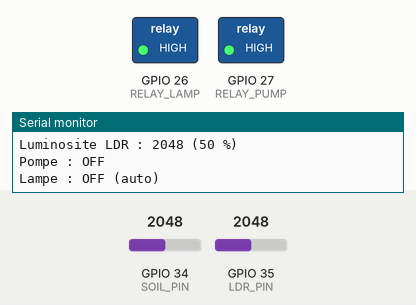
Recording of a sketch running on a simulated ESP32. Shown: switched loads named in the sketch (green lamp = pin HIGH), the last lines printed to the serial monitor. The inputs (shaded band) are chosen by the test bench; at power-on: GPIO 34 (SOIL_PIN) = 2048, GPIO 35 (LDR_PIN) = 2048 (analog values on the 0–4095 scale). WiFi joins after 1.5 s; servers stay silent unless stated; no MQTT or app messages arrive unless stated.

Above: at 2.7 s.
2.8 s: GPIO 34 (SOIL_PIN) set to 2326
6.5 s: GPIO 34 (SOIL_PIN) set to 2436
At 8.4 s:
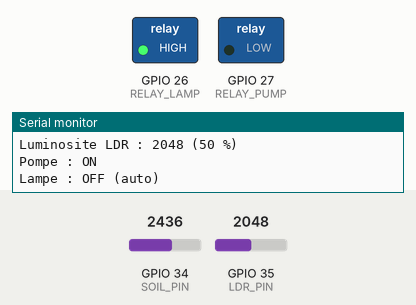
9.5 s: GPIO 35 (LDR_PIN) set to 853
15.5 s: GPIO 35 (LDR_PIN) set to 751
At 16.9 s:
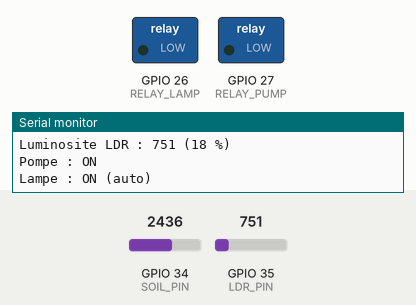
17.5 s: GPIO 34 (SOIL_PIN) set to 2252
21.5 s: GPIO 34 (SOIL_PIN) set to 2162
At 22.7 s:
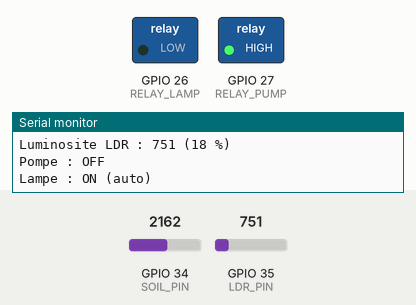
Timing chart, 0 to 24.5 s (numbered marks = the images above; inputs shaded):
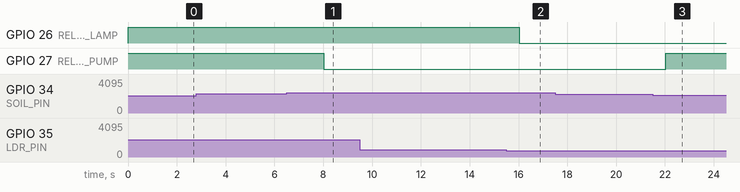

The sketch:

IRRIGQTION.ino
```cpp
#include <WiFi.h>
#include <PubSubClient.h>

// =================================
// 1. CONNEXION WIFI
// =================================

const char* WIFI_SSID = "Galaxy A06 0504";
const char* WIFI_PASSWORD = "cycy12@&";

// =================================
// 2. CONFIGURATION THINGSBOARD
// =================================

const char* TB_SERVER = "thingsboard.cloud";
const int TB_PORT = 1883;
const char* TB_TOKEN = "r5ricPBwL418vyO6rkUk";

// =================================
// 3. BROCHES ESP32
// =================================

#define SOIL_PIN 34
#define LDR_PIN 35

#define RELAY_PUMP 27
#define RELAY_LAMP 26

// =================================
// 4. INITIALISATION
// =================================

WiFiClient espClient;
PubSubClient client(espClient);

// Relais actifs a LOW
#define RELAY_ON LOW
#define RELAY_OFF HIGH

// Calibration humidite du sol (a regler avec tes mesures)
const int SOIL_DRY = 3000;
const int SOIL_WET = 1200;

// Seuils sol (hysteresis)
const int SOIL_START = 35;   // pompe ON si en dessous
const int SOIL_STOP = 45;    // pompe OFF si au dessus

// LDR : 3.3V --- LDR ---+--- GPIO35
//                       |
//                     10 kOhm
//                       |
//                      GND
// Plus il y a de lumiere, plus la valeur est GRANDE (0 a 4095).
// A CALIBRER avec tes mesures.
const int LIGHT_DARK = 800;    // lampe ON si la valeur passe sous ce seuil
const int LIGHT_BRIGHT = 1200; // lampe OFF si la valeur depasse ce seuil

// Etats
bool pumpState = false;
bool lampState = false;
bool lampAuto = true;   // true = lampe commandee par la LDR, false = manuel

// Temporisations
unsigned long lastSensorRead = 0;
unsigned long lastSend = 0;
unsigned long lastMqttAttempt = 0;

const unsigned long SENSOR_INTERVAL = 2000;
const unsigned long SEND_INTERVAL = 5000;
const unsigned long MQTT_RETRY_INTERVAL = 5000;

// Valeurs des capteurs
int soilPercent = 0;
int lightValue = 0;     // valeur brute 0-4095
int lightPercent = 0;   // 0 = noir, 100 = tres lumineux

void sendToThingsBoard();

// =================================
// 5. CONNEXION WIFI
// =================================

void connectWiFi() {

  Serial.print("Connexion au WiFi");

  WiFi.begin(WIFI_SSID, WIFI_PASSWORD);

  while (WiFi.status() != WL_CONNECTED) {
    delay(500);
    Serial.print(".");
  }

  Serial.println("\nWiFi connecte !");
  Serial.print("Adresse IP : ");
  Serial.println(WiFi.localIP());
}

// =================================
// 6a. COMMANDES A DISTANCE (RPC ThingsBoard)
// =================================

void mqttCallback(char* topic, byte* payload, unsigned int length) {

  char msg[200];
  unsigned int n = length < sizeof(msg) - 1 ? length : sizeof(msg) - 1;
  memcpy(msg, payload, n);
  msg[n] = '\0';

  Serial.print("RPC recu : ");
  Serial.println(msg);

  // Identifiant de la requete = fin du topic
  const char* requestId = strrchr(topic, '/');
  if (requestId == NULL) {
    return;
  }
  requestId++;

  char responseTopic[100];
  snprintf(responseTopic, sizeof(responseTopic),
           "v1/devices/me/rpc/response/%s", requestId);

  bool paramTrue = (strstr(msg, "\"params\":true") != NULL) ||
                   (strstr(msg, "\"params\": true") != NULL) ||
                   (strstr(msg, "\"params\":\"true\"") != NULL) ||
                   (strstr(msg, "\"params\":1") != NULL);

  if (strstr(msg, "setLampAuto") != NULL) {

    // Retour au mode automatique (LDR) ou passage en manuel
    lampAuto = paramTrue;
    client.publish(responseTopic, lampAuto ? "true" : "false");

  } else if (strstr(msg, "setLamp") != NULL) {

    // Commande manuelle de la lampe
    lampAuto = false;
    lampState = paramTrue;
    digitalWrite(RELAY_LAMP, lampState ? RELAY_ON : RELAY_OFF);
    client.publish(responseTopic, lampState ? "true" : "false");

  } else if (strstr(msg, "getLampAuto") != NULL) {

    client.publish(responseTopic, lampAuto ? "true" : "false");

  } else if (strstr(msg, "getLamp") != NULL) {

    client.publish(responseTopic, lampState ? "true" : "false");
  }

  // Envoi immediat de l'etat mis a jour
  sendToThingsBoard();
}

// =================================
// 6b. CONNEXION THINGSBOARD (non bloquante)
// =================================

void tryReconnectMQTT() {

  unsigned long now = millis();

  if (now - lastMqttAttempt < MQTT_RETRY_INTERVAL) {
    return;
  }

  lastMqttAttempt = now;

  Serial.print("Connexion ThingsBoard...");

  if (client.connect("ESP32_Jardin", TB_TOKEN, "")) {
    Serial.println("Connecte !");
    client.subscribe("v1/devices/me/rpc/request/+");
  } else {
    Serial.print("Echec MQTT, code : ");
    Serial.println(client.state());
  }
}

// =================================
// 7. LECTURE DES CAPTEURS
// =================================

void readSensors() {

  // Humidite du sol
  int soilValue = analogRead(SOIL_PIN);

  soilPercent = map(soilValue, SOIL_DRY, SOIL_WET, 0, 100);
  soilPercent = constrain(soilPercent, 0, 100);

  // Luminosite LDR : moyenne de 10 mesures pour stabiliser
  long sum = 0;
  for (int i = 0; i < 10; i++) {
    sum += analogRead(LDR_PIN);
    delay(2);
  }
  lightValue = sum / 10;

  lightPercent = map(lightValue, 0, 4095, 0, 100);
  lightPercent = constrain(lightPercent, 0, 100);

  // Affichage moniteur serie
  Serial.println("\n===== JARDIN INTELLIGENT =====");

  Serial.print("Humidite du sol : ");
  Serial.print(soilPercent);
  Serial.println(" %");

  Serial.print("Luminosite LDR : ");
  Serial.print(lightValue);
  Serial.print(" (");
  Serial.print(lightPercent);
  Serial.println(" %)");
}

// =================================
// 8. COMMANDE AUTOMATIQUE
// =================================

void controlDevices() {

  // POMPE (hysteresis)
  if (soilPercent < SOIL_START) {
    pumpState = true;
  } else if (soilPercent >= SOIL_STOP) {
    pumpState = false;
  }

  digitalWrite(RELAY_PUMP, pumpState ? RELAY_ON : RELAY_OFF);

  // LAMPE (automatique seulement si lampAuto = true)
  if (lampAuto) {
    if (lightValue < LIGHT_DARK) {
      lampState = true;
    } else if (lightValue > LIGHT_BRIGHT) {
      lampState = false;
    }
  }

  digitalWrite(RELAY_LAMP, lampState ? RELAY_ON : RELAY_OFF);

  Serial.print("Pompe : ");
  Serial.println(pumpState ? "ON" : "OFF");

  Serial.print("Lampe : ");
  Serial.print(lampState ? "ON" : "OFF");
  Serial.println(lampAuto ? " (auto)" : " (manuel)");
}

// =================================
// 9. ENVOI DES DONNEES MQTT
// =================================

void sendToThingsBoard() {

  if (!client.connected()) {
    return;
  }

  char payload[220];

  snprintf(
    payload,
    sizeof(payload),
    "{\"soil\":%d,"
    "\"light\":%d,"
    "\"lightPercent\":%d,"
    "\"pump\":%s,"
    "\"lamp\":%s,"
    "\"lampAuto\":%s}",
    soilPercent,
    lightValue,
    lightPercent,
    pumpState ? "true" : "false",
    lampState ? "true" : "false",
    lampAuto ? "true" : "false"
  );

  if (client.publish("v1/devices/me/telemetry", payload)) {
    Serial.println("\nDonnees envoyees a ThingsBoard :");
    Serial.println(payload);
  } else {
    Serial.println("Erreur d'envoi MQTT !");
  }
}

// =================================
// 10. SETUP
// =================================

void setup() {

  Serial.begin(115200);

  analogReadResolution(12);
  analogSetPinAttenuation(LDR_PIN, ADC_11db);
  analogSetPinAttenuation(SOIL_PIN, ADC_11db);

  pinMode(SOIL_PIN, INPUT);
  pinMode(LDR_PIN, INPUT);

  pinMode(RELAY_PUMP, OUTPUT);
  pinMode(RELAY_LAMP, OUTPUT);

  // Desactiver les relais au demarrage
  digitalWrite(RELAY_PUMP, RELAY_OFF);
  digitalWrite(RELAY_LAMP, RELAY_OFF);

  connectWiFi();

  client.setServer(TB_SERVER, TB_PORT);
  client.setCallback(mqttCallback);
  client.setSocketTimeout(10);
  client.setKeepAlive(30);

  Serial.println("\nJARDIN INTELLIGENT DEMARRE !");
}

// =================================
// 11. LOOP
// =================================

void loop() {

  if (WiFi.status() != WL_CONNECTED) {
    connectWiFi();
  }

  if (!client.connected()) {
    tryReconnectMQTT();
  } else {
    client.loop();
  }

  unsigned long now = millis();

  // Lecture et commande toutes les 2 secondes (meme sans MQTT)
  if (now - lastSensorRead >= SENSOR_INTERVAL) {
    lastSensorRead = now;
    readSensors();
    controlDevices();
  }

  // Envoi vers ThingsBoard toutes les 5 secondes
  if (now - lastSend >= SEND_INTERVAL) {
    lastSend = now;
    sendToThingsBoard();
  }
}
```

Measured:
- the behaviour switches between 2370 and 2371 on GPIO 34 (SOIL_PIN) (found by bisection; images 0 and 1)
- the behaviour switches between 800 and 799 on GPIO 35 (LDR_PIN) (found by bisection; images 1 and 2)
- the behaviour switches between 2191 and 2190 on GPIO 34 (SOIL_PIN) (found by bisection; images 2 and 3)
- after the input at 6.5 s, GPIO 27 (RELAY_PUMP): HIGH → LOW after 1.5 s
- after the input at 15.5 s, GPIO 26 (RELAY_LAMP): HIGH → LOW after 0.53 s
- after the input at 21.5 s, GPIO 27 (RELAY_PUMP): LOW → HIGH after 0.53 s
